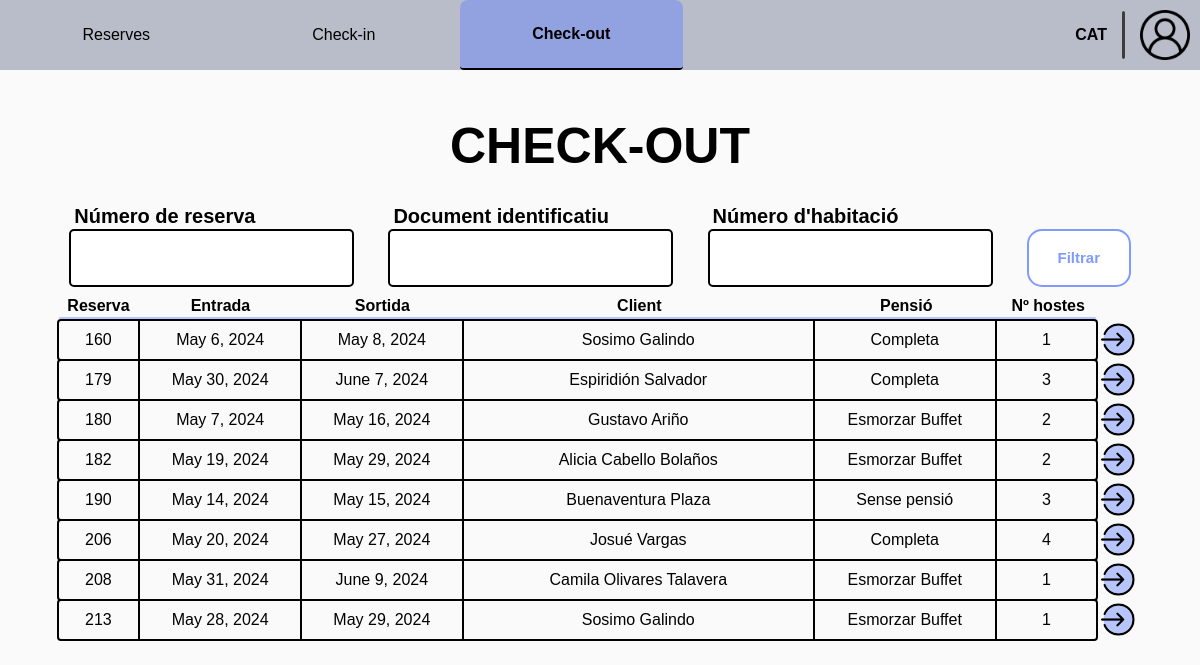
The page /receptionist/check-out/ (signed in) on the database its author committed.
### Reception/models.py (models this page shows, shortened)
class RoomReservation(models.Model):
    client = models.ForeignKey(Client, on_delete=models.CASCADE)
    room = models.ForeignKey(Room, on_delete=models.CASCADE, to_field='id')
    entry = models.DateField()
    exit = models.DateField()
    pension_type = models.CharField(
        max_length=c.DROPDOWN_MAX_LENGTH,
        choices=c.get_pension_types,
        default='Sense pensió'
    )
    num_guests = models.IntegerField()
    is_active = models.BooleanField(default=True)
    check_in_active = models.BooleanField(default=False)
    check_out_active = models.BooleanField(default=False)
    class Meta:
        unique_together = ('room', 'entry', 'exit')

class HotelUser(AbstractUser):
    email = models.EmailField()
    phone_number = models.CharField(max_length=c.PHONE_NUMBER_LENGTH)
    id_number = models.CharField(max_length=c.ID_NUMBER, blank=True)

### Reception/views.py (the view)
# urls.py: path('check-out/', v.check_out_1, name='check_out'),
@worker_required('receptionist')
def check_out_1(request):
    form = SearchReservationForm(request.GET or None)
    filtered_reservations, status = u.get_filtered_reservations(form, is_active=True, check_in_active=True,
                                                                check_out_active=False)
    if not status:
        messages.error(request, "No s'ha trobat cap reserva")
    return render(request, c.get_check_out_path(1), {'form': form, 'reservations': filtered_reservations})

### Reception/forms.py (shortened to what this page needs)
class SearchReservationForm(forms.ModelForm):
    num_reservation = forms.CharField(label="Número de reserva", required=False)
    id_number = forms.CharField(label="Document identificatiu", required=False)
    room_num = forms.IntegerField(label="Número d'habitació", required=False,
                                  validators=[MinValueValidator(1)])
    class Meta:
        model = RoomReservation
        fields = ['num_reservation', 'id_number', 'room_num']

### Reception/config.py (called while the page is built)
    @staticmethod
    def get_check_out_path(n: int):
        return p.CHECK_OUT_PATH[n]

### Reception/utils.py (called while the page is built, shortened)
def get_filtered_reservations(form, is_active=True, check_in_active=None, check_out_active=None) -> tuple:
    if check_in_active is None and check_out_active is None:
        reservations = RoomReservation.objects.filter(is_active=is_active)
    else:
        reservations = RoomReservation.objects.filter(is_active=is_active,
                                                      check_in_active=check_in_active,
                                                      check_out_active=check_out_active
                                                      )
    filtered_reservations = reservations
    return filtered_reservations, True

### templates/worker/receptionist/check-out/check_out_1.html (shortened to what this page needs)
{% extends "worker/receptionist/base_receptionist.html" %}
{% load static %}
{% block extra_css %}
    <link rel="stylesheet" href="{% static 'css/worker/receptionist/check-out/check-out_1.css' %}">
{% endblock extra_css %}
{% block id_check-out %} id="current-page" {% endblock id_check-out %}
{% block content %}
    <div class="main">
        <h1 class="section-title">CHECK-OUT</h1>
        <form method="get" class="filter-field">
            <div class="form-group">
                <h5>{{ form.num_reservation.label }}</h5>
                {{ form.num_reservation }}
            </div>
            <div class="form-group">
                <h5>{{ form.id_number.label }}</h5>
                {{ form.id_number }}
            </div>
            <div class="form-group">
                <h5>{{ form.room_num.label }}</h5>
                {{ form.room_num }}
            </div>
            <div class="procedural-buttons">
                <button class="filter-button" type="submit">Filtrar</button>
            </div>
        </form>
        <ul class="reservation-list">
            <ul class="list-index">
                <li id="reservation-id">Reserva</li>
                <li id="entry">Entrada</li>
                <li id="exit">Sortida</li>
                <li id="name">Client</li>
                <li id="pension">Pensió</li>
                <li id="num-guests">Nº hostes</li>
            </ul>
            <div id="divider"></div>
            {% for reservation in reservations %}
                <div class="list-div">
                    <li>
                        <div id="reservation-id">{{ reservation.id }}</div>
                        <div id="entry">{{ reservation.entry }}</div>
                        <div id="exit">{{ reservation.exit }}</div>
                        <div id="name">{{ reservation.client.first_name }} {{ reservation.client.last_name }}</div>
                        <div id="pension">{{ reservation.pension_type }}</div>
                        <div id="num-guests">{{ reservation.num_guests }}</div>
                    </li>
                    <div class="list-extra">
                        <a class="icon" href="{% url 'check_out_summary' pk=reservation.id %}"><img id="check" width="30" height="30" src="{% static 'img/icons/enter-icon.png' %}" alt="delete"></a>
                    </div>
                </div>
            {% endfor %}
        </ul>
    </div>
{% endblock %}

### static/css/base.css (style rules this page uses)
body { background-color: #fafafa; font-family: "Gill Sans MT", Arial, sans-serif; margin: 0; padding: 0; aspect-ratio: 16 / 9; width: 100%; height: 100vh; display: flex; flex-direction: column; }
.main { position: relative; display: flex; flex-direction: column; align-items: center; height: 95%; width: 95%; max-height: 900px; max-width: 1600px; gap: 10px; margin-bottom: 10px; }

### static/css/worker/worker.css (style rules this page uses)
input, select { border: solid 2px black; }
button { cursor: pointer; }
.section-title { margin-bottom: 20px; font-size: 50px; display: flex; justify-content: center; min-width: max-content; }
h5 { margin: 0; font-size: 1em; font-weight: bold; }
input { background-color: white; border: 2px solid black; }
.procedural-buttons { height: 8%; width: 100%; display: flex; flex-direction: row; justify-content: space-between; align-items: center; }
.procedural-buttons button { display: flex; align-items: center; justify-content: center; height: 100%; width: 20%; max-height: 60px; max-width: 160px; min-height: 40px; min-width: 104px; margin-top: 0; margin-bottom: 0; font-size: 15px; font-weight: bold; border-radius: 15px; cursor: pointer; transition: opacity 0.2s; padding: 15px 10px; }
.filter-button { color: #7f9bff; background-color: white; border: 2px solid #7f9bff; }
.filter-field { width: 100%; font-weight: bold; font-size: 20px; display: flex; justify-content: center; gap: 3%; align-items: flex-end; flex-wrap: wrap; }
.filter-field h5 { margin-left: 5px; }
.filter-field input[type="text"], .filter-field input[type="number"] { height: 34px; border-radius: 5px; text-align: center; font-size: 30px; padding: 10px; }
.form-group { display: flex; flex-direction: column; gap: 1px; width: 25%; min-width: 270px; }
.list-index { width: 92%; margin: 0; display: flex; flex-direction: row; justify-content: space-around; padding: 0; }
.list-index li { display: flex; justify-content: center; align-items: center; font-weight: bold; border-right: solid 2px #fafafa; list-style-type: none; padding: 0; }
.list-index li:last-child { border-right: none; }
.list-extra { width: 8%; padding-left: 2px; display: flex; flex-direction: row; justify-content: space-evenly; }
.list-extra a { width: 95%; text-decoration: none; }
.icon { display: flex; align-items: center; height: 100%; width: 30px; border: none; }
#check { width: 35px; height: 35px; }
.icon img { width: 30px; height: 30px; }
.reservation-list { width: 95%; display: flex; flex-direction: column; gap: 2px; margin: 0; padding: 0; }
#divider { width: calc(92% - 2px); height: 2px; border-radius: 5px; background-color: #B7C5FBFF; }
.list-div { display: flex; flex-direction: row; justify-content: flex-start; }
.list-div li { width: 92%; display: flex; flex-direction: row; justify-content: space-around; outline: solid 2px black; border-radius: 2px; }
.list-div li div { display: flex; justify-content: center; align-items: center; padding: 10px 0; border-right: solid 2px black; }
.list-div li div:last-child { border-right: none; }
#reservation-id { width: 8%; }
#entry { width: 16%; }
#exit { width: 16%; }
#name { width: 32%; }
#pension { width: 18%; }
#num-guests { width: 10%; min-width: max-content; }

### static/css/worker/receptionist/check-out/check-out_1.css (style rules this page uses)
.procedural-buttons { width: 104px; min-width: 80px; height: 58px; }
.procedural-buttons button { width: 100%; height: 100%; }
.icon { margin-left: 3px; width: 100%; }
.list-extra { width: 4%; }
#reservation-id { width: 8%; }
#entry { width: 16%; }
#exit { width: 16%; }
#name { width: 35%; }
#pension { width: 18%; }
#num-guests { width: 10%; min-width: max-content; }
.list-div li { width: 96%; }
.list-index { width: 96%; }
#divider { width: calc(96% - 2px); }

### rows shown on the page
RoomReservation: id "160", entry "May 6, 2024", exit "May 8, 2024", client.first_name "Sosimo", client.last_name "Galindo", pension_type "Completa", num_guests "1"
RoomReservation: id "179", entry "May 30, 2024", exit "June 7, 2024", client.first_name "Espiridión", client.last_name "Salvador", pension_type "Completa", num_guests "3"
RoomReservation: id "180", entry "May 7, 2024", exit "May 16, 2024", client.first_name "Gustavo", client.last_name "Ariño", pension_type "Esmorzar Buffet", num_guests "2"
RoomReservation: id "182", entry "May 19, 2024", exit "May 29, 2024", client.first_name "Alicia", client.last_name "Cabello Bolaños", pension_type "Esmorzar Buffet", num_guests "2"
RoomReservation: id "190", entry "May 14, 2024", exit "May 15, 2024", client.first_name "Buenaventura", client.last_name "Plaza", pension_type "Sense pensió", num_guests "3"
RoomReservation: id "206", entry "May 20, 2024", exit "May 27, 2024", client.first_name "Josué", client.last_name "Vargas", pension_type "Completa", num_guests "4"
RoomReservation: id "208", entry "May 31, 2024", exit "June 9, 2024", client.first_name "Camila", client.last_name "Olivares Talavera", pension_type "Esmorzar Buffet", num_guests "1"
RoomReservation: id "213", entry "May 28, 2024", exit "May 29, 2024", client.first_name "Sosimo", client.last_name "Galindo", pension_type "Esmorzar Buffet", num_guests "1"
